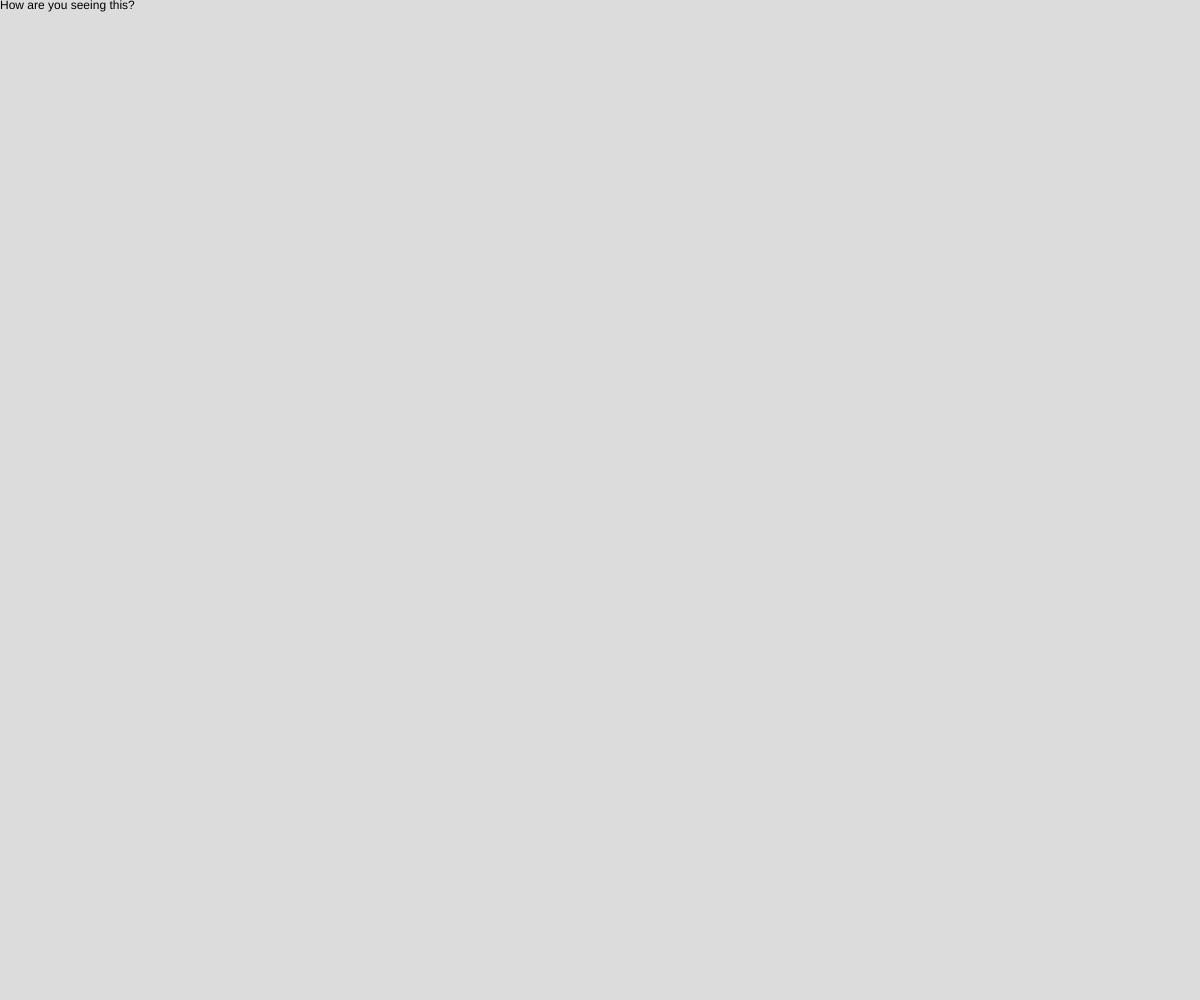
Frame 1 (no input)
Frame 60 (no input): identical to frame 1, image omitted
Frame 120 (the mouse pressed at the canvas centre since frame 60): identical to frame 1, image omitted

The p5.js sketch that drew this single still picture (run headless with seeded random() and noise() and a simulated clock; from frame 60 on, the mouse is pressed at the canvas centre):

// p5.js sketch
// ── sketch.js
function setup() {
  createCanvas(windowWidth, windowHeight);
}

function draw() {
  background(220);
  text("How are you seeing this?",0,0,width,height/5);
}
